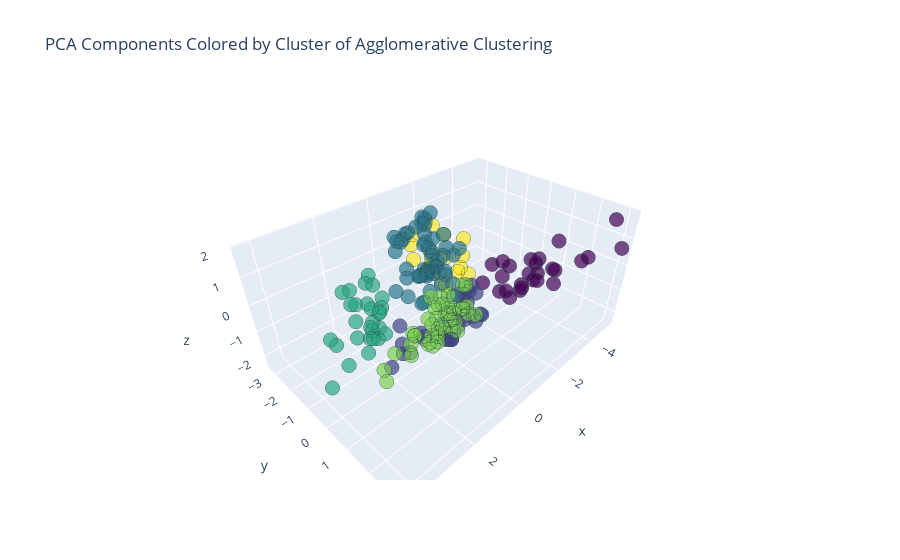

Notebook cell for this chart:
### Code cell
# Instead of matplotlib use plotly for 3D interactive visualization including cluster labels and legend
# Create a 3D scatter plot using Plotly
import plotly.graph_objects as go

fig = go.Figure(data=go.Scatter3d(
    x=X_pca[:, 0],
    y=X_pca[:, 1],
    z=X_pca[:, 2],
    mode='markers',
    marker=dict(
        color=cluster2,
        colorscale='Viridis',
        size=5,
        opacity=0.7,
        line=dict(width=1, color='DarkSlateGrey')
    ),
    text=[f'Cluster: {c}' for c in cluster2]
))
fig.update_layout(
    title='PCA Components Colored by Cluster of Agglomerative Clustering',
    legend_title='Cluster'
)
fig.show()

### Figure 1 — Plotly figure (JSON) as saved in the notebook; plotly's stock layout.template omitted (floating-point values rounded to 4 significant figures; data arrays with more than 128 entries replaced by an {"elided": "..."} marker saying what was removed)
{"data": [{"marker": {"color": {"elided": "200 int values"}, "colorscale": [[0, "#440154"], [0.1111, "#482878"], [0.2222, "#3e4989"], [0.3333, "#31688e"], [0.4444, "#26828e"], [0.5556, "#1f9e89"], [0.6667, "#35b779"], [0.7778, "#6ece58"], [0.8889, "#b5de2b"], [1, "#fde725"]], "line": {"color": "DarkSlateGrey", "width": 1}, "opacity": 0.7, "size": 5}, "mode": "markers", "text": {"elided": "200 str values"}, "type": "scatter3d", "x": {"elided": "200 float values"}, "y": {"elided": "200 float values"}, "z": {"elided": "200 float values"}}], "layout": {"legend": {"title": {"text": "Cluster"}}, "title": {"text": "PCA Components Colored by Cluster of Agglomerative Clustering"}}}
